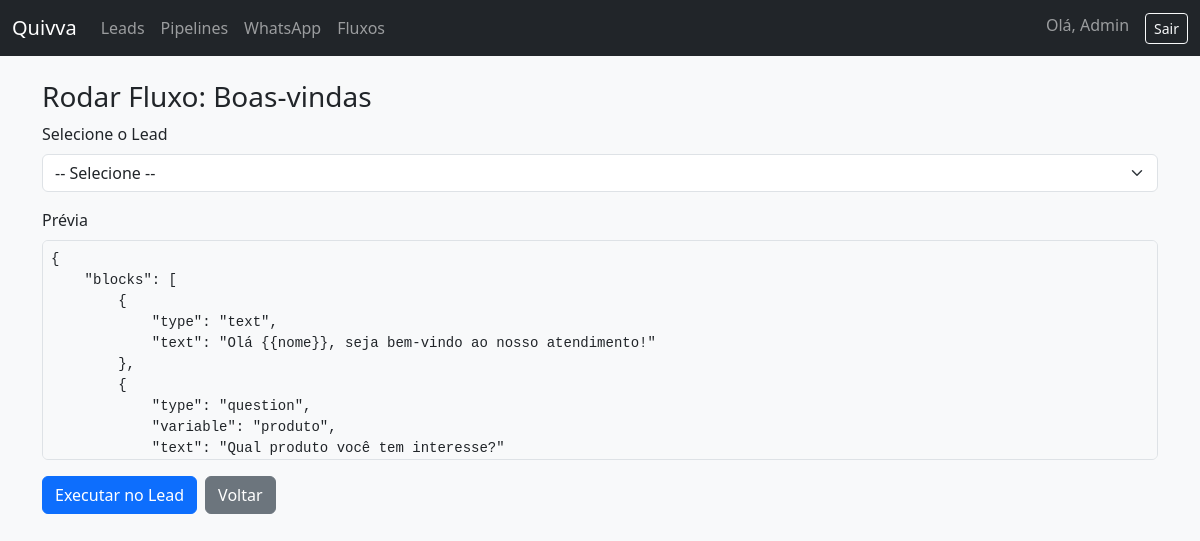
Page /flows/run/1 (signed in) on the committed database.
### tables this page shows
CREATE TABLE IF NOT EXISTS chatbot_flows (
  id INT AUTO_INCREMENT PRIMARY KEY,
  company_id INT NOT NULL,
  name VARCHAR(150) NOT NULL,
  definition JSON NOT NULL,
  created_at TIMESTAMP DEFAULT CURRENT_TIMESTAMP,
  FOREIGN KEY (company_id) REFERENCES companies(id) ON DELETE CASCADE
);

### app/core/Controller.php (called while the page is built, shortened)
<?php
class Controller
{
    protected function view(string $view, array $data = []): void
    {
        $viewFile = __DIR__ . '/../views/' . $view . '.php';
        extract($data, EXTR_SKIP);
        require __DIR__ . '/../views/partials/header.php';
        require $viewFile;
        require __DIR__ . '/../views/partials/footer.php';
    }
}

### app/controllers/FlowController.php (called while the page is built, shortened)
<?php
class FlowController extends Controller
{
    public function run($id): void
    {
        $user = Auth::user();
        $flow = (new ChatbotFlow())->find((int)$id);
        $leads = (new Lead())->all(['company_id' => $user['company_id']], 'created_at DESC');
        $this->view('flows/run', ['flow' => $flow, 'leads' => $leads]);
    }
}

### app/core/App.php (called while the page is built, shortened)
<?php
class App
{
    public function run(): void
    {
        $uri = parse_url($_SERVER['REQUEST_URI'], PHP_URL_PATH) ?: '/';
        $uri = trim($uri, '/');
        $segments = explode('/', $uri);
        $method = $segments[1] ?? 'index';
        $params = array_slice($segments, 2);
        $controller = new $controllerClass();
        try {
            call_user_func_array([$controller, $method], $params);
        } catch (Exception $e) {
            http_response_code(500);
            echo 'Application error: ' . htmlspecialchars($e->getMessage());
        }
    }
}

### public/index.php (called while the page is built, shortened)
<?php
$app = new App();
$app->run();

### index.php (called while the page is built)
<?php
require __DIR__ . '/public/index.php';

### config/config.php (called while the page is built)
<?php
$env = getenv('APP_ENV') ?: getenv('QUIVVA_ENV') ?: 'development';
$isProd = in_array(strtolower($env), ['prod', 'production'], true);
$envVal = function (array $keys, $default = null) {
    foreach ($keys as $k) {
        $v = getenv($k);
        if ($v !== false && $v !== '') return $v;
    }
    return $default;
};
$db = [
    'host' => $envVal($isProd ? ['QUIVVA_DB_HOST_PROD', 'QUIVVA_DB_HOST'] : ['QUIVVA_DB_HOST_DEV', 'QUIVVA_DB_HOST'], $isProd ? '127.0.0.1' : '127.0.0.1'),
    'port' => $envVal($isProd ? ['QUIVVA_DB_PORT_PROD', 'QUIVVA_DB_PORT'] : ['QUIVVA_DB_PORT_DEV', 'QUIVVA_DB_PORT'], '3306'),
    'name' => $envVal($isProd ? ['QUIVVA_DB_NAME_PROD', 'QUIVVA_DB_NAME'] : ['QUIVVA_DB_NAME_DEV', 'QUIVVA_DB_NAME'], 'quivva'),
    'user' => $envVal($isProd ? ['QUIVVA_DB_USER_PROD', 'QUIVVA_DB_USER'] : ['QUIVVA_DB_USER_DEV', 'QUIVVA_DB_USER'], $isProd ? 'root' : 'root'),
    'pass' => $envVal($isProd ? ['QUIVVA_DB_PASS_PROD', 'QUIVVA_DB_PASS'] : ['QUIVVA_DB_PASS_DEV', 'QUIVVA_DB_PASS'], $isProd ? '' : ''),
    'charset' => 'utf8mb4',
];
$baseUrl = $envVal($isProd ? ['QUIVVA_BASE_URL_PROD', 'QUIVVA_BASE_URL'] : ['QUIVVA_BASE_URL_DEV', 'QUIVVA_BASE_URL'], '/');
return [
    'app_name' => 'Quivva',
    'env' => $isProd ? 'production' : 'development',
    'base_url' => $baseUrl,
    'db' => $db,
    'security' => [
        'csrf_key' => $envVal(['QUIVVA_CSRF_KEY'], 'change_this_csrf_key'),
    ],
];

### app/core/Database.php (called while the page is built, shortened)
<?php
class Database
{
    private static ?PDO $instance = null;
    public static function getInstance(): PDO
    {
        if (self::$instance === null) {
            $config = require __DIR__ . '/../../config/config.php';
            $db = $config['db'];
            $dsn = sprintf('mysql:host=%s;port=%s;dbname=%s;charset=%s', $db['host'], $db['port'], $db['name'], $db['charset']);
            $options = [
                PDO::ATTR_ERRMODE => PDO::ERRMODE_EXCEPTION,
                PDO::ATTR_DEFAULT_FETCH_MODE => PDO::FETCH_ASSOC,
                PDO::ATTR_EMULATE_PREPARES => false,
            ];
            try {
                self::$instance = new PDO($dsn, $db['user'], $db['pass'], $options);
            } catch (PDOException $e) {
                die('Database connection failed: ' . $e->getMessage());
            }
        }
        return self::$instance;
    }
}

### app/core/Model.php (called while the page is built, shortened)
<?php
abstract class Model
{
    protected PDO $db;
    protected string $table;
    protected string $primaryKey = 'id';
    public function __construct()
    {
        $this->db = Database::getInstance();
    }
    public function find($id): ?array
    {
        $stmt = $this->db->prepare("SELECT * FROM {$this->table} WHERE {$this->primaryKey} = :id LIMIT 1");
        $stmt->execute(['id' => $id]);
        $row = $stmt->fetch();
        return $row ?: null;
    }
}

### app/views/flows/run.php (the view, shortened to what this page needs)
<?php
$def = json_decode($flow['definition'] ?? '{}', true);
?>
<h3>Rodar Fluxo: <?= htmlspecialchars($flow['name']) ?></h3>
<form method="post" action="/flows/execute">
  <div class="mb-3">
    <label class="form-label">Selecione o Lead</label>
    <select class="form-select" name="lead_id" required>
      <option value="">-- Selecione --</option>
    </select>
  </div>
  <div class="mb-3">
    <label class="form-label">Prévia</label>
    <pre class="bg-light p-2 border rounded" style="max-height:220px;overflow:auto;"><?= htmlspecialchars(json_encode($def, JSON_PRETTY_PRINT|JSON_UNESCAPED_UNICODE)) ?></pre>
  </div>
  <div class="d-flex gap-2">
    <button class="btn btn-primary" type="submit">Executar no Lead</button>
    <a class="btn btn-secondary" href="/flows/index">Voltar</a>
  </div>
</form>

### public/assets/css/app.css (style rules this page uses)
body { background-color: #f8f9fa; }

### rows in the picture
chatbot_flows: name "Boas-vindas", definition "{ \"blocks\": [ { \"type\": \"text\", \"text\": \"Olá {{nome}}, seja bem-vindo ao nosso atendimento!\" }, { \"type\": \"question\", \"variable\": \"produto\", \"text\": \"Qual produto você tem interesse?\"…"

### other values in the picture
$u['name'] "Admin"
